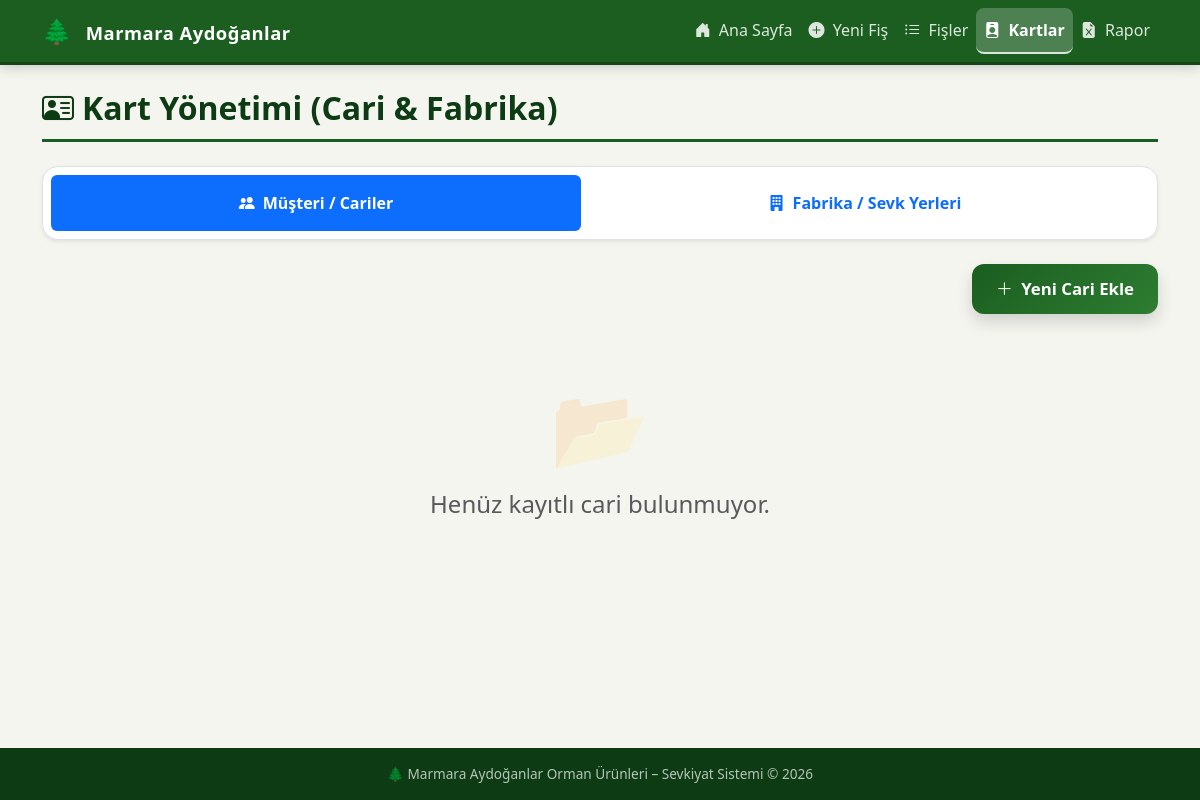
Page /kartlar on the earlier database version.
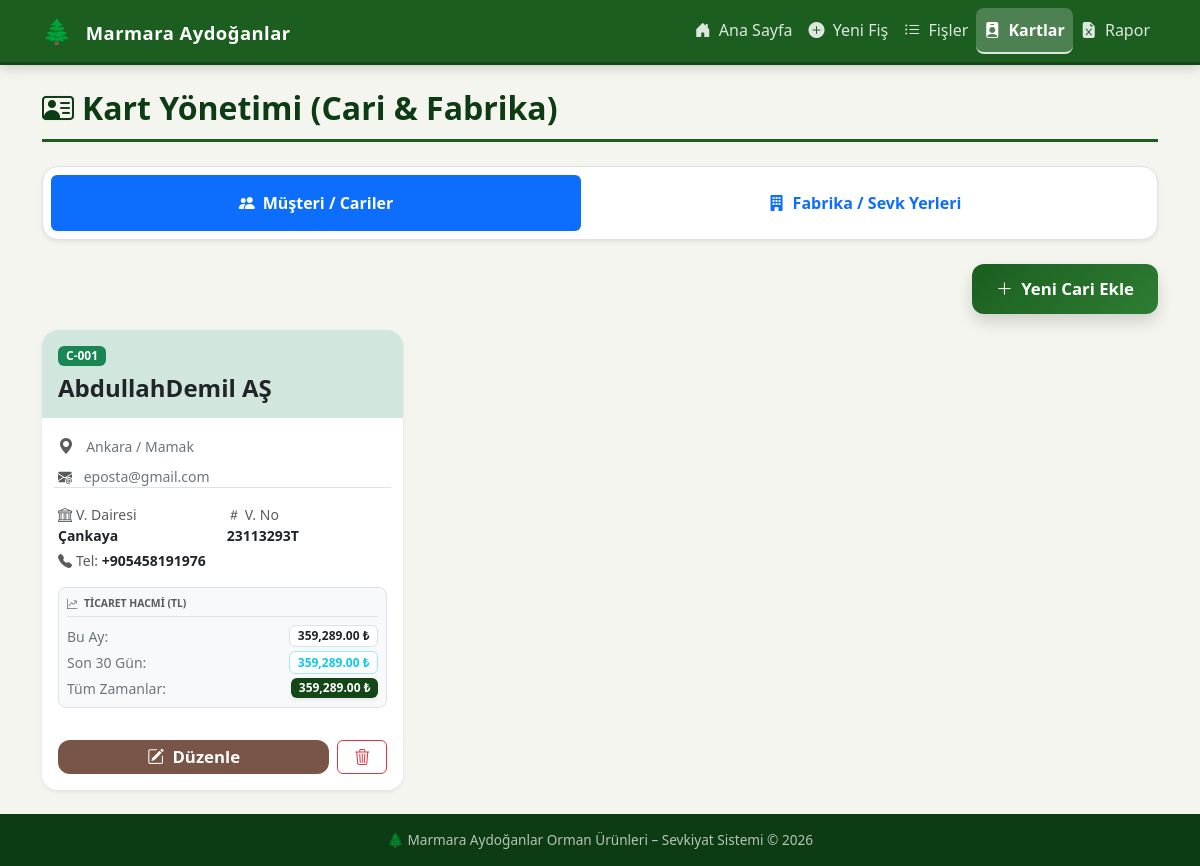
Same page on the later database version.
### app.py (models this page shows, shortened)
class Cari(db.Model):
    __tablename__ = "cari"
    firma_kodu = db.Column(db.String(20), primary_key=True)
    firma_adi = db.Column(db.String(200), unique=True, nullable=False)
    vergi_dairesi = db.Column(db.String(100))
    vergi_numarasi = db.Column(db.String(50))
    firma_adres = db.Column(db.Text)
    e_posta = db.Column(db.String(100))
    telefon_no = db.Column(db.String(20))

### app.py (the view)
@app.route("/kartlar")
def kartlar():
    now = istanbul_simdi()
    bu_ay_baslangic = now.replace(day=1, hour=0, minute=0, second=0, microsecond=0)
    son_30_gun_baslangic = (now - timedelta(days=30)).replace(hour=0, minute=0, second=0, microsecond=0)
    def hacim_hesapla(firma_adi, tip='cari'):
        sorgu_base = db.session.query(db.func.sum(FisDetayi.toplam_tutar)).join(Fis)
        if tip == 'cari':
            sorgu_base = sorgu_base.filter(Fis.sevk_eden_cari == firma_adi)
        else:
            sorgu_base = sorgu_base.filter(Fis.sevk_yeri_fabrika == firma_adi)
        tum_zamanlar = sorgu_base.scalar() or 0.0
        bu_ay = sorgu_base.filter(Fis.tarih >= bu_ay_baslangic.date()).scalar() or 0.0
        son_30 = sorgu_base.filter(Fis.tarih >= son_30_gun_baslangic.date()).scalar() or 0.0
        return {
            'tum': round(tum_zamanlar, 2),
            'bu_ay': round(bu_ay, 2),
            'son_30': round(son_30, 2)
        }
    cariler = Cari.query.order_by(Cari.firma_kodu).all()
    cariler_data = []
    for c in cariler:
        c.hacim = hacim_hesapla(c.firma_adi, 'cari')
        cariler_data.append(c)
    fabrikalar = Fabrika.query.order_by(Fabrika.firma_kodu).all()
    fabrikalar_data = []
    for f in fabrikalar:
        f.hacim = hacim_hesapla(f.firma_adi, 'fabrika')
        fabrikalar_data.append(f)
    return render_template("kartlar.html", cariler=cariler_data, fabrikalar=fabrikalar_data)

### app.py (called while the page is built)
def get_istanbul_time():
    return datetime.now(pytz.timezone('Europe/Istanbul'))

def istanbul_simdi():
    return get_istanbul_time()

### templates/kartlar.html (shortened to what the changed rows need)
{% extends "base.html" %}
{% block content %}
<div class="page-header d-flex justify-content-between align-items-center flex-wrap gap-2">
    <h2><i class="bi bi-person-vcard me-2"></i>Kart Yönetimi (Cari & Fabrika)</h2>
</div>
<div class="tab-content" id="kartTabsContent">
    <div class="tab-pane fade show active" id="cari-pane" role="tabpanel" aria-labelledby="cari-tab">
        <div class="row g-3">
            {% for c in cariler %}
            <div class="col-12 col-md-6 col-lg-4">
                <div class="card h-100 border-0 shadow-sm rounded-4 overflow-hidden position-relative">
                    <div class="card-header bg-success-subtle border-0 py-3">
                        <div class="d-flex justify-content-between align-items-center">
                            <span class="badge bg-success text-white px-2 py-1">{{ c.firma_kodu }}</span>
                        </div>
                        <h4 class="fw-bold mt-2 mb-0 text-dark">{{ c.firma_adi }}</h4>
                    </div>
                    <div class="card-body">
                        <div class="mb-2">
                            <i class="bi bi-geo-alt-fill text-muted me-2"></i>
                            <span class="text-secondary small">{{ c.firma_adres or 'Adres girilmemiş' }}</span>
                        </div>
                        <div class="mb-2 small">
                            <i class="bi bi-envelope-at-fill text-muted me-2"></i>
                            <span class="text-secondary">{{ c.e_posta or '-' }}</span>
                        </div>
                        <div class="row g-2 small border-top pt-2">
                            <div class="col-6">
                                <div class="text-muted"><i class="bi bi-bank me-1"></i>V. Dairesi</div>
                                <div class="fw-bold text-dark">{{ c.vergi_dairesi or '-' }}</div>
                            </div>
                            <div class="col-6">
                                <div class="text-muted"><i class="bi bi-hash me-1"></i>V. No</div>
                                <div class="fw-bold text-dark">{{ c.vergi_numarasi or '-' }}</div>
                            </div>
                            <div class="col-12 mt-1">
                                <div class="text-muted"><i class="bi bi-telephone-fill me-1"></i>Tel: <span class="fw-bold text-dark">{{ c.telefon_no or '-' }}</span></div>
                            </div>
                        </div>
                        <div class="mt-3 p-2 rounded-3 bg-light border">
                            <div class="text-uppercase x-small fw-bolder text-muted mb-2 border-bottom pb-1" style="font-size: 0.65rem;">
                                <i class="bi bi-graph-up-arrow me-1"></i> Ticaret Hacmi (TL)
                            </div>
                            <div class="d-flex justify-content-between align-items-center mb-1">
                                <span class="small text-secondary">Bu Ay:</span>
                                <span class="badge bg-white text-dark border fw-bold">{{ "{:,.2f}".format(c.hacim.bu_ay) }} ₺</span>
                            </div>
                            <div class="d-flex justify-content-between align-items-center mb-1">
                                <span class="small text-secondary">Son 30 Gün:</span>
                                <span class="badge bg-white text-info border border-info-subtle fw-bold">{{ "{:,.2f}".format(c.hacim.son_30) }} ₺</span>
                            </div>
                            <div class="d-flex justify-content-between align-items-center">
                                <span class="small text-secondary">Tüm Zamanlar:</span>
                                <span class="badge fw-bold text-white shadow-sm" style="background-color: #144618;">{{ "{:,.2f}".format(c.hacim.tum) }} ₺</span>
                            </div>
                        </div>
                    </div>
                    <div class="card-footer bg-white border-0 p-3 d-flex gap-2">
                        <button class="btn btn-ma-accent flex-grow-1 py-1"
                                data-bs-toggle="modal"
                                data-bs-target="#duzenleModal"
                                data-tur="cari"
                                data-kod="{{ c.firma_kodu }}"
                                data-ad="{{ c.firma_adi }}"
                                data-vd="{{ c.vergi_dairesi }}"
                                data-vn="{{ c.vergi_numarasi }}"
                                data-adr="{{ c.firma_adres }}"
                                data-ep="{{ c.e_posta }}"
                                data-tel="{{ c.telefon_no }}">
                            <i class="bi bi-pencil-square me-1"></i> Düzenle
                        </button>
                        <button class="btn btn-outline-danger py-1 px-3"
                                data-bs-toggle="modal"
                                data-bs-target="#silModal"
                                data-tur="cari"
                                data-kod="{{ c.firma_kodu }}"
                                data-ad="{{ c.firma_adi }}">
                            <i class="bi bi-trash3"></i>
                        </button>
                    </div>
                </div>
            </div>
            {% else %}
            <div class="col-12 text-center py-5">
                <div class="display-1 text-muted opacity-25 mb-3">📂</div>
                <h4 class="text-muted">Henüz kayıtlı cari bulunmuyor.</h4>
            </div>
            {% endfor %}
        </div>
    </div>
</div>
{% endblock %}

Differences in the rows shown:
added Cari: firma_kodu "C-001", firma_adi "AbdullahDemil AŞ", firma_adres "Ankara / Mamak", e_posta "eposta@gmail.com", vergi_dairesi "Çankaya", vergi_numarasi "23113293T", telefon_no "+905458191976", hacim.bu_ay "359,289.00", hacim.son_30 "359,289.00", hacim.tum "359,289.00"
Other differences:
text no longer shown: "Henüz kayıtlı cari bulunmuyor."
